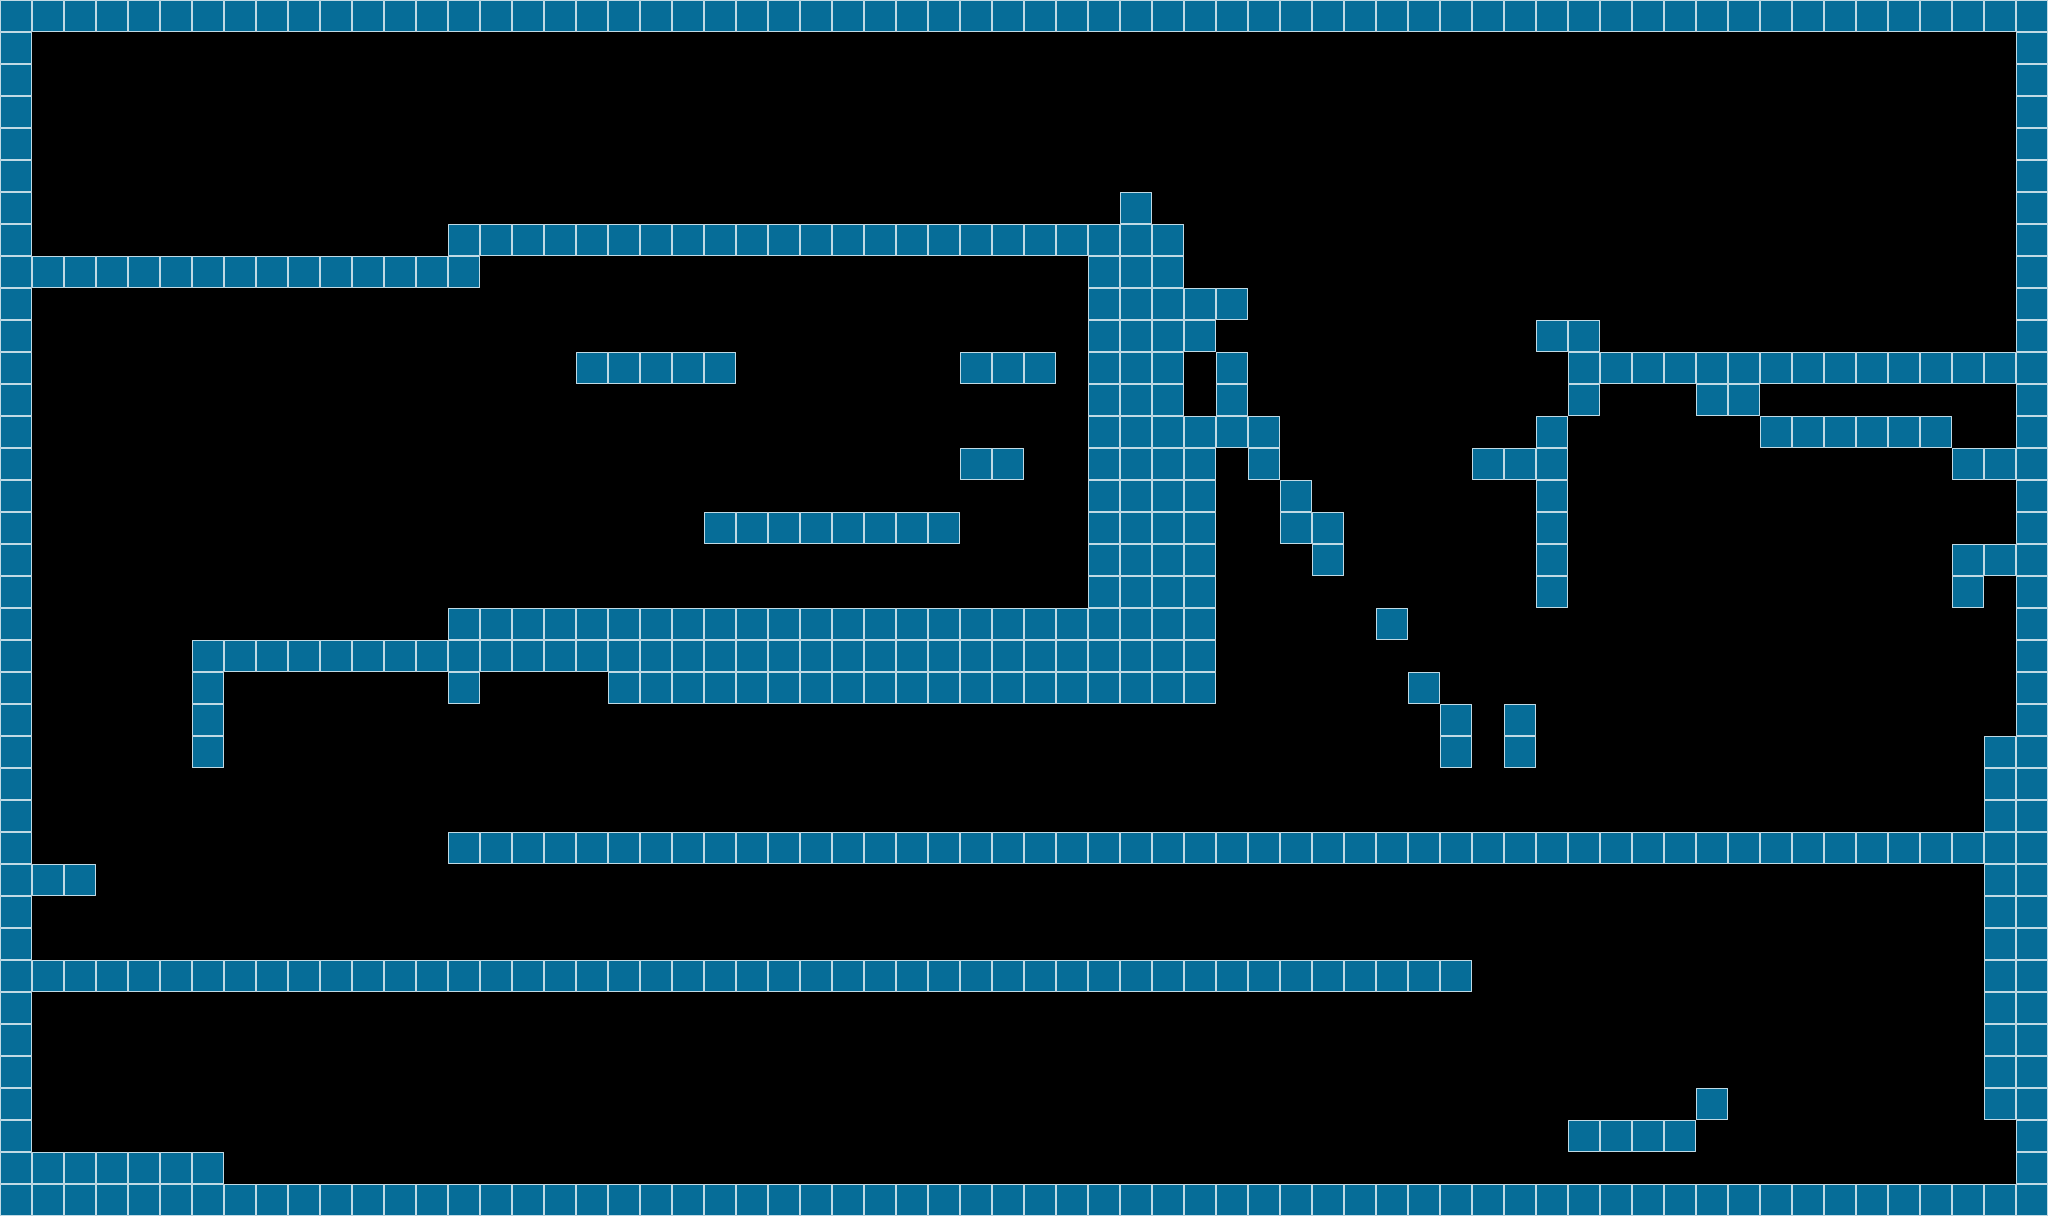

This game map was drawn from its Tiled (.tmx) file and the tilesets committed beside it. A one-line description and the trimmed map source follow:
An orthogonal 64x38 tile map with 32x32 px tiles, 2 tile layers (Tile Layer 1, Black), 2 tilesets and 45 objects.

<map version="1.2" tiledversion="2020.04.10" orientation="orthogonal" renderorder="right-down" width="64" height="38" tilewidth="32" tileheight="32" infinite="0" nextlayerid="6" nextobjectid="48">
 <editorsettings>
  <export target="test1.lua" format="lua" />
 </editorsettings>
 <tileset firstgid="1" source="MyTileset.tsx" />
 <tileset firstgid="6" source="black.tsx" />
 <layer id="1" name="Tile Layer 1" width="64" height="38" locked="1">
  <data>[2432 cells, 548 non-empty, 1 distinct tile ids]</data>
 </layer>
 <layer id="5" name="Black" width="64" height="38">
  <data>[2432 cells, 548 non-empty, 1 distinct tile ids]</data>
 </layer>
 <objectgroup color="#ff0000" id="2" name="Walls" visible="0">
  <object id="1" x="32" y="0" width="2016" height="32" />
  <object id="2" x="2016" y="32" width="32" height="1184" />
  <object id="3" x="0" y="1184" width="2016" height="32" />
  <object id="4" x="0" y="0" width="32" height="1184" />
  <object id="5" x="32" y="1152" width="192" height="32" />
  <object id="6" x="1568" y="1120" width="128" height="32" />
  <object id="7" x="1696" y="1088" width="32" height="32" />
  <object id="8" x="32" y="960" width="1440" height="32" />
  <object id="9" x="448" y="832" width="1536" height="32" />
  <object id="10" x="1984" y="736" width="32" height="384" />
  <object id="11" x="1952" y="544" width="32" height="64" />
  <object id="12" x="1984" y="544" width="32" height="32" />
  <object id="13" x="1952" y="448" width="64" height="32" />
  <object id="14" x="1600" y="352" width="416" height="32" />
  <object id="15" x="1696" y="384" width="64" height="32" />
  <object id="16" x="1760" y="416" width="192" height="32" />
  <object id="17" x="1536" y="320" width="64" height="32" />
  <object id="18" x="1568" y="352" width="32" height="64" />
  <object id="19" x="1536" y="416" width="32" height="192" />
  <object id="20" x="1472" y="448" width="64" height="32" />
  <object id="21" x="1504" y="704" width="32" height="64" />
  <object id="22" x="1440" y="704" width="32" height="64" />
  <object id="23" x="1408" y="672" width="32" height="32" />
  <object id="24" x="1376" y="608" width="32" height="32" />
  <object id="25" x="1312" y="512" width="32" height="64" />
  <object id="26" x="1280" y="480" width="32" height="64" />
  <object id="27" x="1248" y="416" width="32" height="64" />
  <object id="28" x="1216" y="352" width="32" height="96" />
  <object id="29" x="1088" y="416" width="128" height="288" />
  <object id="30" x="1088" y="224" width="96" height="192" />
  <object id="31" x="1184" y="288" width="64" height="32" />
  <object id="32" x="1184" y="320" width="32" height="32" />
  <object id="33" x="1120" y="192" width="32" height="32" />
  <object id="34" x="32" y="256" width="448" height="32" />
  <object id="35" x="448" y="224" width="640" height="32" />
  <object id="36" x="960" y="352" width="96" height="32" />
  <object id="37" x="576" y="352" width="160" height="32" />
  <object id="38" x="960" y="448" width="64" height="32" />
  <object id="39" x="704" y="512" width="256" height="32" />
  <object id="40" x="608" y="608" width="480" height="96" />
  <object id="41" x="448" y="608" width="160" height="64" />
  <object id="42" x="192" y="640" width="256" height="32" />
  <object id="43" x="192" y="672" width="32" height="96" />
  <object id="44" x="448" y="672" width="32" height="32" />
  <object id="45" x="32" y="864" width="64" height="32" />
 </objectgroup>
</map>
